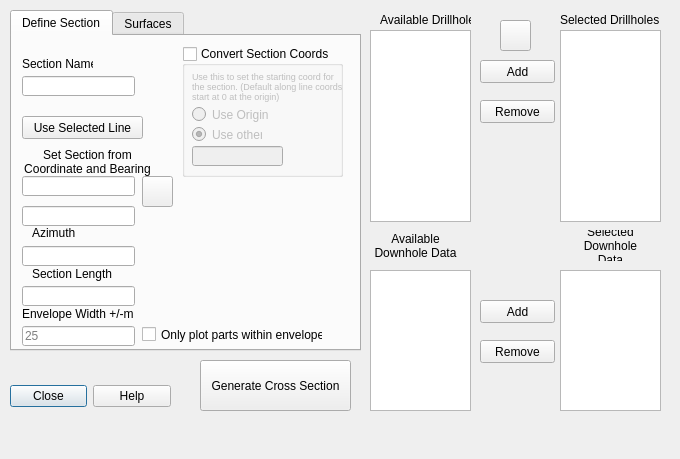
<?xml version="1.0" encoding="UTF-8"?>
<ui version="4.0">
 <class>GenerateSection</class>
 <widget class="QDialog" name="GenerateSection">
  <property name="geometry">
   <rect>
    <x>0</x>
    <y>0</y>
    <width>680</width>
    <height>459</height>
   </rect>
  </property>
  <property name="windowTitle">
   <string>Generate Section</string>
  </property>
  <widget class="QDialogButtonBox" name="buttonBox">
   <property name="geometry">
    <rect>
     <x>10</x>
     <y>380</y>
     <width>161</width>
     <height>32</height>
    </rect>
   </property>
   <property name="orientation">
    <enum>Qt::Horizontal</enum>
   </property>
   <property name="standardButtons">
    <set>QDialogButtonBox::Close|QDialogButtonBox::Help</set>
   </property>
  </widget>
  <widget class="QTabWidget" name="tabWidget">
   <property name="geometry">
    <rect>
     <x>10</x>
     <y>10</y>
     <width>351</width>
     <height>341</height>
    </rect>
   </property>
   <property name="autoFillBackground">
    <bool>false</bool>
   </property>
   <property name="currentIndex">
    <number>0</number>
   </property>
   <widget class="QWidget" name="tabDefineSection" native="true">
    <attribute name="title">
     <string>Define Section</string>
    </attribute>
    <widget class="QLineEdit" name="ledOriginX">
     <property name="geometry">
      <rect>
       <x>10</x>
       <y>140</y>
       <width>113</width>
       <height>20</height>
      </rect>
     </property>
     <property name="text">
      <string/>
     </property>
    </widget>
    <widget class="QLineEdit" name="ledOriginY">
     <property name="geometry">
      <rect>
       <x>10</x>
       <y>170</y>
       <width>113</width>
       <height>20</height>
      </rect>
     </property>
    </widget>
    <widget class="QLineEdit" name="ledAzi">
     <property name="geometry">
      <rect>
       <x>10</x>
       <y>210</y>
       <width>113</width>
       <height>20</height>
      </rect>
     </property>
    </widget>
    <widget class="QPushButton" name="btnOrigin">
     <property name="geometry">
      <rect>
       <x>130</x>
       <y>140</y>
       <width>31</width>
       <height>31</height>
      </rect>
     </property>
     <property name="text">
      <string/>
     </property>
     <property name="icon">
      <iconset resource="resources.qrc">
       <normaloff>:/plugins/QDriller/Icons/icons/mouse-pointer.svg</normaloff>:/plugins/QDriller/Icons/icons/mouse-pointer.svg</iconset>
     </property>
    </widget>
    <widget class="QPushButton" name="btnFromLine">
     <property name="geometry">
      <rect>
       <x>10</x>
       <y>80</y>
       <width>121</width>
       <height>23</height>
      </rect>
     </property>
     <property name="text">
      <string>Use Selected Line</string>
     </property>
    </widget>
    <widget class="QLabel" name="label">
     <property name="geometry">
      <rect>
       <x>10</x>
       <y>110</y>
       <width>131</width>
       <height>31</height>
      </rect>
     </property>
     <property name="text">
      <string>Set Section from Coordinate and Bearing</string>
     </property>
     <property name="alignment">
      <set>Qt::AlignCenter</set>
     </property>
     <property name="wordWrap">
      <bool>true</bool>
     </property>
    </widget>
    <widget class="QLabel" name="label_2">
     <property name="geometry">
      <rect>
       <x>20</x>
       <y>190</y>
       <width>46</width>
       <height>13</height>
      </rect>
     </property>
     <property name="text">
      <string>Azimuth</string>
     </property>
    </widget>
    <widget class="QLabel" name="label_3">
     <property name="geometry">
      <rect>
       <x>10</x>
       <y>270</y>
       <width>111</width>
       <height>16</height>
      </rect>
     </property>
     <property name="text">
      <string>Envelope Width +/-m</string>
     </property>
    </widget>
    <widget class="QLineEdit" name="ledEnv">
     <property name="geometry">
      <rect>
       <x>10</x>
       <y>290</y>
       <width>113</width>
       <height>20</height>
      </rect>
     </property>
     <property name="placeholderText">
      <string>25</string>
     </property>
    </widget>
    <widget class="QLabel" name="label_4">
     <property name="geometry">
      <rect>
       <x>10</x>
       <y>20</y>
       <width>71</width>
       <height>16</height>
      </rect>
     </property>
     <property name="text">
      <string>Section Name</string>
     </property>
    </widget>
    <widget class="QLineEdit" name="ledSecName">
     <property name="geometry">
      <rect>
       <x>10</x>
       <y>40</y>
       <width>113</width>
       <height>20</height>
      </rect>
     </property>
    </widget>
    <widget class="QLineEdit" name="ledSecLength">
     <property name="geometry">
      <rect>
       <x>10</x>
       <y>250</y>
       <width>113</width>
       <height>20</height>
      </rect>
     </property>
    </widget>
    <widget class="QLabel" name="label_10">
     <property name="geometry">
      <rect>
       <x>20</x>
       <y>230</y>
       <width>81</width>
       <height>16</height>
      </rect>
     </property>
     <property name="text">
      <string>Section Length</string>
     </property>
    </widget>
    <widget class="QCheckBox" name="chkUseEnv">
     <property name="geometry">
      <rect>
       <x>130</x>
       <y>290</y>
       <width>181</width>
       <height>17</height>
      </rect>
     </property>
     <property name="text">
      <string>Only plot parts within envelope</string>
     </property>
    </widget>
    <widget class="QGroupBox" name="gbxCoordConvert">
     <property name="geometry">
      <rect>
       <x>170</x>
       <y>10</y>
       <width>161</width>
       <height>131</height>
      </rect>
     </property>
     <property name="title">
      <string>Convert Section Coords</string>
     </property>
     <property name="checkable">
      <bool>true</bool>
     </property>
     <property name="checked">
      <bool>false</bool>
     </property>
     <widget class="QLabel" name="label_11">
      <property name="geometry">
       <rect>
        <x>10</x>
        <y>20</y>
        <width>151</width>
        <height>41</height>
       </rect>
      </property>
      <property name="font">
       <font>
        <pointsize>7</pointsize>
       </font>
      </property>
      <property name="text">
       <string>Use this to set the starting coord for the section. (Default along line coords start at 0 at the origin)</string>
      </property>
      <property name="wordWrap">
       <bool>true</bool>
      </property>
     </widget>
     <widget class="QRadioButton" name="rbnBaseFromOrigin">
      <property name="enabled">
       <bool>false</bool>
      </property>
      <property name="geometry">
       <rect>
        <x>10</x>
        <y>60</y>
        <width>141</width>
        <height>17</height>
       </rect>
      </property>
      <property name="text">
       <string>Use Origin </string>
      </property>
      <property name="autoExclusive">
       <bool>true</bool>
      </property>
     </widget>
     <widget class="QRadioButton" name="rbnBaseFromOther">
      <property name="geometry">
       <rect>
        <x>10</x>
        <y>80</y>
        <width>70</width>
        <height>17</height>
       </rect>
      </property>
      <property name="text">
       <string>Use other</string>
      </property>
      <property name="checked">
       <bool>true</bool>
      </property>
      <property name="autoExclusive">
       <bool>true</bool>
      </property>
     </widget>
     <widget class="QLineEdit" name="ledBaseFromOther">
      <property name="geometry">
       <rect>
        <x>10</x>
        <y>100</y>
        <width>91</width>
        <height>20</height>
       </rect>
      </property>
     </widget>
    </widget>
   </widget>
   <widget class="QWidget" name="tabSurfaces">
    <attribute name="title">
     <string>Surfaces</string>
    </attribute>
    <widget class="QPushButton" name="btnDem">
     <property name="enabled">
      <bool>false</bool>
     </property>
     <property name="geometry">
      <rect>
       <x>130</x>
       <y>40</y>
       <width>16</width>
       <height>23</height>
      </rect>
     </property>
     <property name="text">
      <string>..</string>
     </property>
    </widget>
    <widget class="QLineEdit" name="ledDem">
     <property name="enabled">
      <bool>false</bool>
     </property>
     <property name="geometry">
      <rect>
       <x>10</x>
       <y>40</y>
       <width>113</width>
       <height>20</height>
      </rect>
     </property>
    </widget>
    <widget class="QCheckBox" name="chkDem">
     <property name="geometry">
      <rect>
       <x>20</x>
       <y>10</y>
       <width>21</width>
       <height>31</height>
      </rect>
     </property>
     <property name="text">
      <string/>
     </property>
    </widget>
    <widget class="QLabel" name="label_7">
     <property name="geometry">
      <rect>
       <x>50</x>
       <y>10</y>
       <width>81</width>
       <height>31</height>
      </rect>
     </property>
     <property name="text">
      <string>Draw Surface Profile from DEM</string>
     </property>
     <property name="wordWrap">
      <bool>true</bool>
     </property>
    </widget>
   </widget>
  </widget>
  <widget class="QListWidget" name="lstSelDH">
   <property name="geometry">
    <rect>
     <x>560</x>
     <y>30</y>
     <width>101</width>
     <height>192</height>
    </rect>
   </property>
   <property name="selectionMode">
    <enum>QAbstractItemView::ExtendedSelection</enum>
   </property>
  </widget>
  <widget class="QListWidget" name="lstAvailDH">
   <property name="geometry">
    <rect>
     <x>370</x>
     <y>30</y>
     <width>101</width>
     <height>192</height>
    </rect>
   </property>
   <property name="selectionMode">
    <enum>QAbstractItemView::ExtendedSelection</enum>
   </property>
  </widget>
  <widget class="QPushButton" name="btnAddDH">
   <property name="geometry">
    <rect>
     <x>480</x>
     <y>60</y>
     <width>75</width>
     <height>23</height>
    </rect>
   </property>
   <property name="text">
    <string>Add</string>
   </property>
  </widget>
  <widget class="QPushButton" name="btnRemDH">
   <property name="geometry">
    <rect>
     <x>480</x>
     <y>100</y>
     <width>75</width>
     <height>23</height>
    </rect>
   </property>
   <property name="text">
    <string>Remove</string>
   </property>
  </widget>
  <widget class="QLabel" name="label_5">
   <property name="geometry">
    <rect>
     <x>380</x>
     <y>10</y>
     <width>91</width>
     <height>20</height>
    </rect>
   </property>
   <property name="text">
    <string>Available Drillholes</string>
   </property>
  </widget>
  <widget class="QLabel" name="label_6">
   <property name="geometry">
    <rect>
     <x>560</x>
     <y>10</y>
     <width>101</width>
     <height>20</height>
    </rect>
   </property>
   <property name="text">
    <string>Selected Drillholes</string>
   </property>
  </widget>
  <widget class="QListWidget" name="lstSelLogs">
   <property name="geometry">
    <rect>
     <x>560</x>
     <y>270</y>
     <width>101</width>
     <height>141</height>
    </rect>
   </property>
   <property name="selectionMode">
    <enum>QAbstractItemView::ExtendedSelection</enum>
   </property>
  </widget>
  <widget class="QPushButton" name="btnAddDHLog">
   <property name="geometry">
    <rect>
     <x>480</x>
     <y>300</y>
     <width>75</width>
     <height>23</height>
    </rect>
   </property>
   <property name="text">
    <string>Add</string>
   </property>
  </widget>
  <widget class="QLabel" name="label_8">
   <property name="geometry">
    <rect>
     <x>570</x>
     <y>230</y>
     <width>81</width>
     <height>31</height>
    </rect>
   </property>
   <property name="text">
    <string>Selected Downhole Data</string>
   </property>
   <property name="alignment">
    <set>Qt::AlignCenter</set>
   </property>
   <property name="wordWrap">
    <bool>true</bool>
   </property>
  </widget>
  <widget class="QListWidget" name="lstAvailLogs">
   <property name="geometry">
    <rect>
     <x>370</x>
     <y>270</y>
     <width>101</width>
     <height>141</height>
    </rect>
   </property>
   <property name="selectionMode">
    <enum>QAbstractItemView::ExtendedSelection</enum>
   </property>
  </widget>
  <widget class="QPushButton" name="btnRemDHLog">
   <property name="geometry">
    <rect>
     <x>480</x>
     <y>340</y>
     <width>75</width>
     <height>23</height>
    </rect>
   </property>
   <property name="text">
    <string>Remove</string>
   </property>
  </widget>
  <widget class="QLabel" name="label_9">
   <property name="geometry">
    <rect>
     <x>370</x>
     <y>230</y>
     <width>91</width>
     <height>31</height>
    </rect>
   </property>
   <property name="text">
    <string>Available Downhole Data</string>
   </property>
   <property name="alignment">
    <set>Qt::AlignCenter</set>
   </property>
   <property name="wordWrap">
    <bool>true</bool>
   </property>
  </widget>
  <widget class="QPushButton" name="btnDraw">
   <property name="geometry">
    <rect>
     <x>200</x>
     <y>360</y>
     <width>151</width>
     <height>51</height>
    </rect>
   </property>
   <property name="text">
    <string>Generate Cross Section</string>
   </property>
  </widget>
  <widget class="QPushButton" name="btnFilterHoles">
   <property name="geometry">
    <rect>
     <x>500</x>
     <y>20</y>
     <width>31</width>
     <height>31</height>
    </rect>
   </property>
   <property name="text">
    <string/>
   </property>
   <property name="icon">
    <iconset resource="resources.qrc">
     <normaloff>:/plugins/QDriller/Icons/icons/mActionFilter.png</normaloff>:/plugins/QDriller/Icons/icons/mActionFilter.png</iconset>
   </property>
  </widget>
  <widget class="QWidget" name="verticalLayoutWidget">
   <property name="geometry">
    <rect>
     <x>10</x>
     <y>420</y>
     <width>661</width>
     <height>31</height>
    </rect>
   </property>
   <layout class="QVBoxLayout" name="lytMessage"/>
  </widget>
  <action name="actionDrawFromLine">
   <property name="text">
    <string>Draw From Line</string>
   </property>
   <property name="toolTip">
    <string>Draw section line on map</string>
   </property>
  </action>
 </widget>
 <tabstops>
  <tabstop>ledSecName</tabstop>
  <tabstop>ledOriginX</tabstop>
  <tabstop>ledOriginY</tabstop>
  <tabstop>ledAzi</tabstop>
  <tabstop>ledSecLength</tabstop>
  <tabstop>ledEnv</tabstop>
  <tabstop>btnFilterHoles</tabstop>
  <tabstop>btnAddDH</tabstop>
  <tabstop>btnRemDH</tabstop>
  <tabstop>btnAddDHLog</tabstop>
  <tabstop>btnRemDHLog</tabstop>
  <tabstop>btnDraw</tabstop>
  <tabstop>lstAvailDH</tabstop>
  <tabstop>lstAvailLogs</tabstop>
  <tabstop>btnOrigin</tabstop>
  <tabstop>btnFromLine</tabstop>
  <tabstop>lstSelLogs</tabstop>
  <tabstop>buttonBox</tabstop>
  <tabstop>lstSelDH</tabstop>
 </tabstops>
 <resources>
  <include location="resources.qrc"/>
 </resources>
 <connections>
  <connection>
   <sender>buttonBox</sender>
   <signal>rejected()</signal>
   <receiver>GenerateSection</receiver>
   <slot>reject()</slot>
   <hints>
    <hint type="sourcelabel">
     <x>316</x>
     <y>260</y>
    </hint>
    <hint type="destinationlabel">
     <x>286</x>
     <y>274</y>
    </hint>
   </hints>
  </connection>
 </connections>
</ui>
